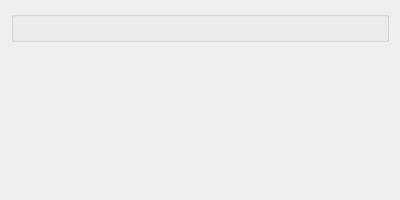
<?xml version="1.0" encoding="UTF-8"?>
<ui version="4.0">
 <class>PrescriberDisplay</class>
 <widget class="QDialog" name="PrescriberDisplay">
  <property name="geometry">
   <rect>
    <x>0</x>
    <y>0</y>
    <width>400</width>
    <height>200</height>
   </rect>
  </property>
  <property name="windowTitle">
   <string notr="true">Prescriber Information</string>
  </property>
  <layout class="QVBoxLayout" name="verticalLayout">
   <item>
    <widget class="PrescriberGroupBox" name="prescriberBox"/>
   </item>
   <item>
    <spacer name="verticalSpacer">
     <property name="orientation">
      <enum>Qt::Vertical</enum>
     </property>
     <property name="sizeHint" stdset="0">
      <size>
       <width>20</width>
       <height>40</height>
      </size>
     </property>
    </spacer>
   </item>
  </layout>
 </widget>
 <customwidgets>
  <customwidget>
   <class>PrescriberGroupBox</class>
   <extends>QGroupBox</extends>
   <header>prescribergroupbox.h</header>
   <container>1</container>
  </customwidget>
 </customwidgets>
 <resources/>
 <connections/>
</ui>
